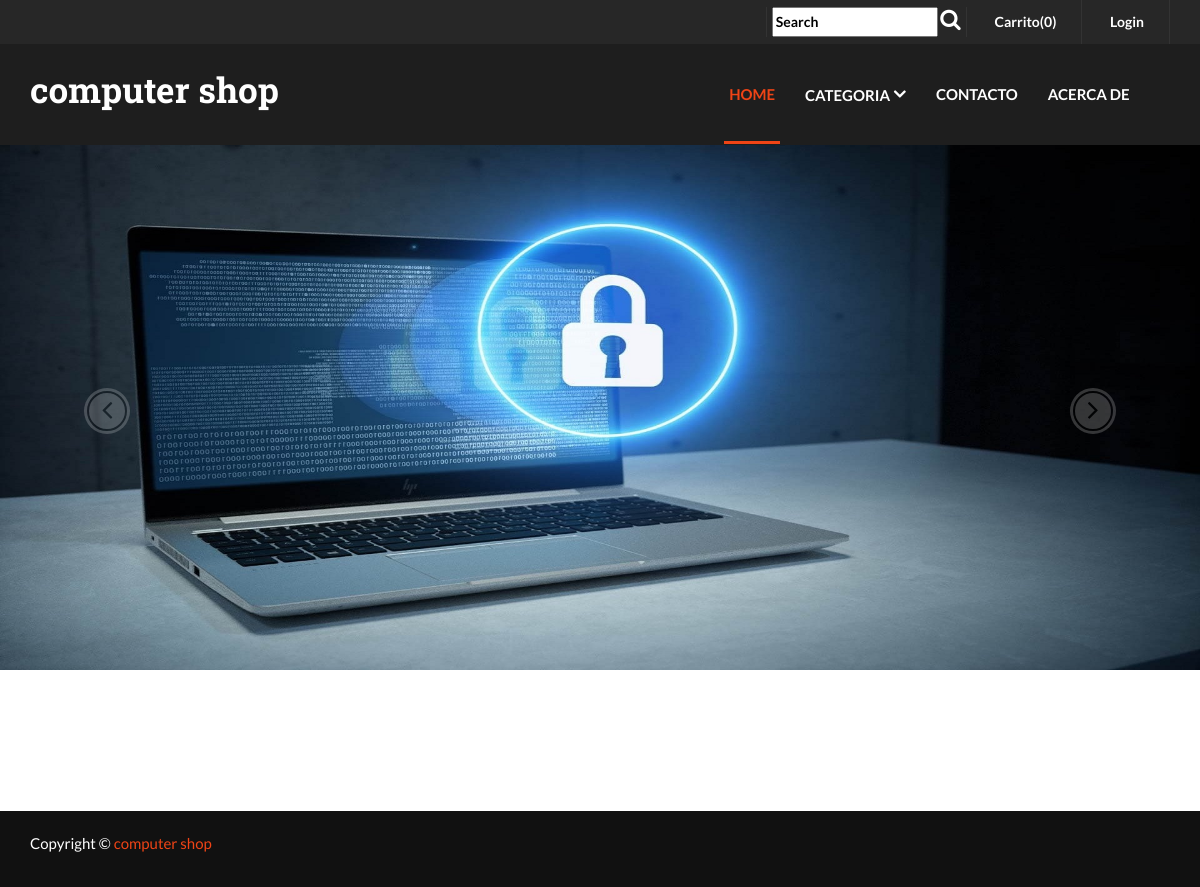
The app's page /demo.php with its own data.
### tables this page shows
CREATE TABLE `about_contact_title` (
  `id` int(5) NOT NULL,
  `project_title` varchar(250) NOT NULL,
  `about` text NOT NULL,
  `contact` text NOT NULL
);

CREATE TABLE `photo_gallery` (
  `id` int(5) NOT NULL,
  `image_path` varchar(500) NOT NULL
);

### slider.php (the view)
<?php
include "admin/connection.php";
?>
<div id="owl-carousel-main" class="owl-carousel nav-1">
    <?php
    $res1=mysqli_query($link,"select * from photo_gallery");
    while($row1=mysqli_fetch_array($res1))
    {
        ?>
    <div class="gst-slide">
        <img src="admin/<?php echo $row1["image_path"]?>" alt=""/>
        <div class="gst-caption container theme-container">
            <div>
            </div>
        </div>
    </div>
        <?php
    }
    ?>
</div>

### header.php (shortened to what this page needs)
<?php
include "admin/connection.php";
$count_data = 0;
?>
<!DOCTYPE html>
<html lang="en">
<head>
    <link href="assets/plugins/bootstrap/css/bootstrap.min.css" rel="stylesheet" type="text/css">
    <link href="assets/plugins/bootstrap-select-1.9.3/dist/css/bootstrap-select.min.css" rel="stylesheet" type="text/css">
    <link href="assets/plugins/owl-carousel2/assets/owl.carousel.css" rel="stylesheet" type="text/css">
    <link href="assets/plugins/Swiper-3.2.7/dist/css/swiper.min.css" rel="stylesheet" type="text/css">
    <link href="assets/plugins/malihu-custom-scrollbar-plugin-master/jquery.mCustomScrollbar.min.css" rel="stylesheet" type="text/css">
    <link href="assets/plugins/royalslider/skins/universal/rs-universal.css" rel="stylesheet">
    <link href="assets/plugins/royalslider/royalslider.css" rel="stylesheet">
    <link href="assets/plugins/subscribe-better-master/subscribe-better.css" rel="stylesheet" type="text/css">
    <link href="assets/plugins/font-awesome/css/font-awesome.min.css" rel="stylesheet" type="text/css">
    <link href="assets/css/style.css" rel="stylesheet" type="text/css">
    <link href="assets/css/header.css" rel="stylesheet" type="text/css">
</head>
<body class="home page">
<header id="masthead" class="clearfix" itemscope="itemscope" itemtype="https://schema.org/WPHeader">
    <div class="site-subheader site-header">
        <div class="container theme-container">
            <ul class="pull-right list-unstyled list-inline">
                <li class="menu-item">
                    <input type="text" name="search" id="search" placeholder="Search">&nbsp;<span><i class="fa fa-search" style="color: white;font-size: 22px; cursor: pointer" onclick="search();"></i></span>
                </li>
                <li class="menu-item">
                    <a href="cart.php" style="color:white">Carrito(<?php echo $count_data; ?>)</a>
                </li>
                <?php
                if(!isset($_SESSION["email"]))
                {
                    ?>
                    <li class="menu-item">
                        <a onclick="window.location='login.php'" data-toggle="modal" style="color:white">Login</a>
                    </li>
                <?php
                }
                ?>
            </ul>
        </div>
    </div>
    <div class="header-wrap" id="typo-sticky-header">
        <div class="container theme-container reltv-div">
            <div class="row">
                <div class="col-md-3 col-sm-3">
                    <div class="top-header pull-left">
                        <div class="logo-area">
                            <a href="index.php" class="thm-logo fsz-35">
                                <b class="bold-font-3 wht-clr"> <?php
                                    $res1=mysqli_query($link,"select * from about_contact_title");
                                    while($row1=mysqli_fetch_array($res1))
                                    {
                                        echo $row1["project_title"];
                                    }
                                    ?></title></b>
                            </a>
                        </div>
                    </div>
                </div>
                <div class="col-md-9 col-sm-9 static-div">
                    <div class="navigation pull-left">
                        <nav>
                            <div class="" id="primary-navigation">
                                <ul class="nav navbar-nav primary-navbar">
                                    <li class="dropdown active">
                                        <a onclick="window.location='index.php'" class="dropdown-toggle" data-toggle="dropdown" role="button" aria-haspopup="true" >Home</a>
                                    </li>
                                    <li class="dropdown">
                                        <a class="dropdown-toggle" data-toggle="dropdown" role="button" aria-haspopup="true"  >Categoria <i class="fa fa-angle-down" style="font-weight: bold; font-size:20px;"></i></a>
                                    </li>
                                    <li><a href="contact.php">Contacto</a></li>
                                    <li><a href="about.php">Acerca de</a></li>
                                </ul>
                            </div>
                        </nav>
                    </div>
                </div>
            </div>
        </div>
    </div>
</header>

### footer.php (shortened to what this page needs)
<footer class="site-footer clearfix" itemscope itemtype="https://schema.org/WPFooter">
    <div class="subfooter">
        <div class="container theme-container">
            <div class="row">
                <div class="col-md-6 col-sm-5">
                    <p style="color:white">Copyright &copy; <a href="index.php" class="thm-clr"> <?php
                            $res1=mysqli_query($link,"select * from about_contact_title");
                            while($row1=mysqli_fetch_array($res1))
                            {
                                echo $row1["project_title"];
                            }
                            ?></title></a></p>
                </div>
            </div>
        </div>
    </div>
</footer>
</body>
</html>

### assets/css/header.css (style rules this page uses)
.navigation { width: 97%; }
.header-wrap { display: inline-block; vertical-align: middle; width: 100%; z-index: 1; background: #1e1e1e; transition: all ease-out 0.4s; -webkit-transition: all ease-out 0.4s; z-index: 11; }
#typo-sticky-header { top: -120px; transition: top 0.75s ease 0s; }
.primary-navbar { float: right; }
.primary-navbar > li > a::after { background: #ef4416; content: ""; height: 3px; left: 0; margin: auto; opacity: 0; position: absolute; right: 0; bottom: 0; z-index: 0; transform: translateY(-30px); -webkit-transform: translateY(-30px); transition: opacity 0.3s ease 0s, transform 0.3s ease 0s; -webkit-transition: opacity 0.3s ease 0s, -webkit-transform 0.3s ease 0s; width: 100%; }
.primary-navbar > li:hover > a::after, .primary-navbar > li:focus > a::after, .primary-navbar > li.active > a::after { opacity: 1; transform: translateY(0px); -webkit-transform: translateY(0px); }
.primary-navbar > li { padding-left: 10px; padding-right: 10px; }
.primary-navbar li > a { color: #fff; font-weight: 700; }
.primary-navbar > li > a { font-size: 15px; padding: 40px 5px; position: relative; text-transform: uppercase; }
.primary-navbar li:hover > a, .primary-navbar li:focus > a, .primary-navbar > li.active > a, .nav .open > a, .nav .open > a:hover, .nav .open > a:focus { background-color: transparent; color: #ef4416; }
.owl-carousel .owl-item img { width: auto !important; margin: auto; }

### records on screen
about_contact_title: project_title "computer shop"
photo_gallery: image_path (picture)

### other values on screen
$count_data "0"
